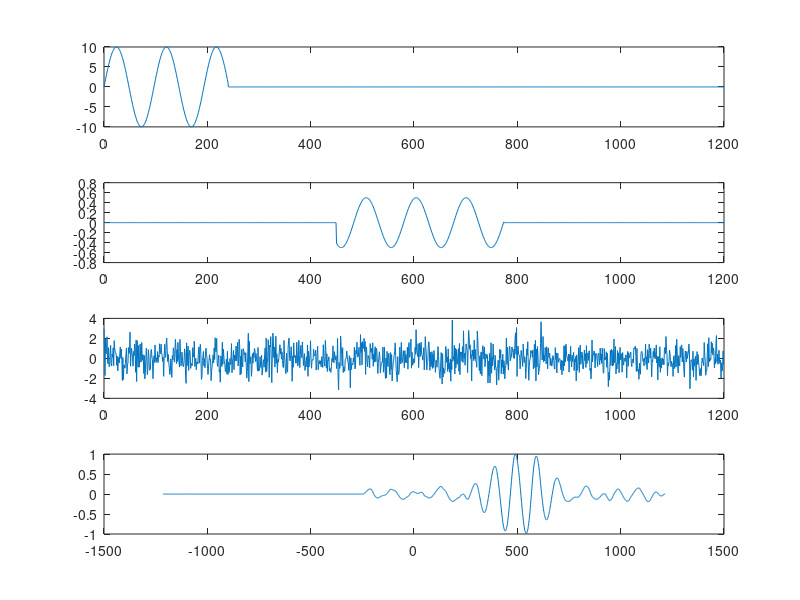

This chart was generated by the following MATLAB code:
clc 
close all
clear all

n=0:0.987:1200;

u1=(n-0>=0);
u2=(n-240>=0);
x1=10*sin(0.065*n).*(u1-u2);

u3=(n-450>=0);
u4=(n-774>=0);
echo=0.5*sin(0.065*n).*(u3-u4);

noise=randn(1,length(echo));
yn=echo+noise;


[corr,t]=xcorr(yn, x1);

subplot(411); plot(n,x1);
subplot(412); plot(n,echo);
subplot(413); plot(n,yn);
subplot(414); plot(t,corr/max(corr))